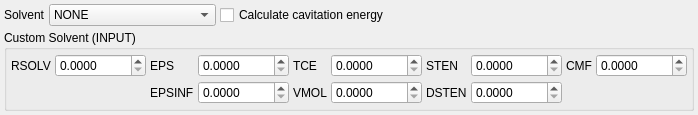
     <widget class="QWidget" name="PCMTab">
      <attribute name="title">
       <string>$PCM</string>
      </attribute>
      <layout class="QVBoxLayout" name="verticalLayout_3">
       <property name="spacing">
        <number>4</number>
       </property>
       <property name="leftMargin">
        <number>4</number>
       </property>
       <property name="topMargin">
        <number>4</number>
       </property>
       <property name="rightMargin">
        <number>4</number>
       </property>
       <property name="bottomMargin">
        <number>4</number>
       </property>
       <item>
        <layout class="QHBoxLayout" name="horizontalLayout_12">
         <item>
          <widget class="QLabel" name="label_47">
           <property name="sizePolicy">
            <sizepolicy hsizetype="Minimum" vsizetype="Preferred">
             <horstretch>0</horstretch>
             <verstretch>0</verstretch>
            </sizepolicy>
           </property>
           <property name="text">
            <string>Solvent</string>
           </property>
          </widget>
         </item>
         <item>
          <widget class="QComboBox" name="PCMSolventCombo">
           <item>
            <property name="text">
             <string>NONE</string>
            </property>
           </item>
           <item>
            <property name="text">
             <string>INPUT</string>
            </property>
           </item>
           <item>
            <property name="text">
             <string>WATER (H2O)</string>
            </property>
           </item>
           <item>
            <property name="text">
             <string>CH3OH</string>
            </property>
           </item>
           <item>
            <property name="text">
             <string>CLFORM (CHCl3)</string>
            </property>
           </item>
           <item>
            <property name="text">
             <string>METHYCL (CH2Cl2)</string>
            </property>
           </item>
           <item>
            <property name="text">
             <string>BENZENE (C6H6)</string>
            </property>
           </item>
           <item>
            <property name="text">
             <string>CLBENZ (C6H5Cl)</string>
            </property>
           </item>
           <item>
            <property name="text">
             <string>NEPTANE (C7H16)</string>
            </property>
           </item>
           <item>
            <property name="text">
             <string>ANILINE (C6H5NH2)</string>
            </property>
           </item>
           <item>
            <property name="text">
             <string>C2H5OH</string>
            </property>
           </item>
           <item>
            <property name="text">
             <string>CTCL (CCl4)</string>
            </property>
           </item>
           <item>
            <property name="text">
             <string>12DCLET (C2H4Cl2)</string>
            </property>
           </item>
           <item>
            <property name="text">
             <string>TOLUENE (C6H5CH3)</string>
            </property>
           </item>
           <item>
            <property name="text">
             <string>NITMET (CH3NO2)</string>
            </property>
           </item>
           <item>
            <property name="text">
             <string>CYCHEX (C6H12)</string>
            </property>
           </item>
           <item>
            <property name="text">
             <string>ACETONE (CH3COCH3)</string>
            </property>
           </item>
           <item>
            <property name="text">
             <string>THF</string>
            </property>
           </item>
           <item>
            <property name="text">
             <string>DMSO (DMETSOX)</string>
            </property>
           </item>
          </widget>
         </item>
         <item>
          <widget class="QCheckBox" name="PCMICAVCheck">
           <property name="sizePolicy">
            <sizepolicy hsizetype="Expanding" vsizetype="Fixed">
             <horstretch>0</horstretch>
             <verstretch>0</verstretch>
            </sizepolicy>
           </property>
           <property name="text">
            <string>Calculate cavitation energy</string>
           </property>
          </widget>
         </item>
        </layout>
       </item>
       <item>
        <widget class="QGroupBox" name="groupBox_6">
         <property name="title">
          <string>Custom Solvent (INPUT)</string>
         </property>
         <layout class="QGridLayout" name="gridLayout_5">
          <property name="leftMargin">
           <number>4</number>
          </property>
          <property name="topMargin">
           <number>4</number>
          </property>
          <property name="rightMargin">
           <number>4</number>
          </property>
          <property name="bottomMargin">
           <number>4</number>
          </property>
          <property name="spacing">
           <number>4</number>
          </property>
          <item row="1" column="5">
           <widget class="QDoubleSpinBox" name="PCMVMOLSpin">
            <property name="decimals">
             <number>4</number>
            </property>
            <property name="maximum">
             <double>10000.000000000000000</double>
            </property>
            <property name="singleStep">
             <double>0.100000000000000</double>
            </property>
           </widget>
          </item>
          <item row="0" column="5">
           <widget class="QDoubleSpinBox" name="PCMTCESpin">
            <property name="decimals">
             <number>4</number>
            </property>
            <property name="maximum">
             <double>10000.000000000000000</double>
            </property>
            <property name="singleStep">
             <double>0.100000000000000</double>
            </property>
           </widget>
          </item>
          <item row="0" column="4">
           <widget class="QLabel" name="label_63">
            <property name="sizePolicy">
             <sizepolicy hsizetype="Minimum" vsizetype="Preferred">
              <horstretch>0</horstretch>
              <verstretch>0</verstretch>
             </sizepolicy>
            </property>
            <property name="text">
             <string>TCE</string>
            </property>
           </widget>
          </item>
          <item row="0" column="1">
           <widget class="QDoubleSpinBox" name="PCMRSOLVSpin">
            <property name="decimals">
             <number>4</number>
            </property>
            <property name="maximum">
             <double>10000.000000000000000</double>
            </property>
            <property name="singleStep">
             <double>0.100000000000000</double>
            </property>
           </widget>
          </item>
          <item row="1" column="4">
           <widget class="QLabel" name="label_64">
            <property name="sizePolicy">
             <sizepolicy hsizetype="Minimum" vsizetype="Preferred">
              <horstretch>0</horstretch>
              <verstretch>0</verstretch>
             </sizepolicy>
            </property>
            <property name="text">
             <string>VMOL</string>
            </property>
           </widget>
          </item>
          <item row="0" column="8">
           <widget class="QLabel" name="label_67">
            <property name="sizePolicy">
             <sizepolicy hsizetype="Minimum" vsizetype="Preferred">
              <horstretch>0</horstretch>
              <verstretch>0</verstretch>
             </sizepolicy>
            </property>
            <property name="text">
             <string>CMF</string>
            </property>
           </widget>
          </item>
          <item row="1" column="3">
           <widget class="QDoubleSpinBox" name="PCMEPSINFSpin">
            <property name="decimals">
             <number>4</number>
            </property>
            <property name="maximum">
             <double>10000.000000000000000</double>
            </property>
            <property name="singleStep">
             <double>0.100000000000000</double>
            </property>
           </widget>
          </item>
          <item row="0" column="2">
           <widget class="QLabel" name="label_61">
            <property name="sizePolicy">
             <sizepolicy hsizetype="Minimum" vsizetype="Preferred">
              <horstretch>0</horstretch>
              <verstretch>0</verstretch>
             </sizepolicy>
            </property>
            <property name="text">
             <string>EPS</string>
            </property>
           </widget>
          </item>
          <item row="0" column="3">
           <widget class="QDoubleSpinBox" name="PCMEPSSpin">
            <property name="decimals">
             <number>4</number>
            </property>
            <property name="maximum">
             <double>10000.000000000000000</double>
            </property>
            <property name="singleStep">
             <double>0.100000000000000</double>
            </property>
           </widget>
          </item>
          <item row="0" column="0">
           <widget class="QLabel" name="label_60">
            <property name="sizePolicy">
             <sizepolicy hsizetype="Minimum" vsizetype="Preferred">
              <horstretch>0</horstretch>
              <verstretch>0</verstretch>
             </sizepolicy>
            </property>
            <property name="text">
             <string>RSOLV</string>
            </property>
           </widget>
          </item>
          <item row="1" column="2">
           <widget class="QLabel" name="label_62">
            <property name="sizePolicy">
             <sizepolicy hsizetype="Minimum" vsizetype="Preferred">
              <horstretch>0</horstretch>
              <verstretch>0</verstretch>
             </sizepolicy>
            </property>
            <property name="text">
             <string>EPSINF</string>
            </property>
           </widget>
          </item>
          <item row="0" column="7">
           <widget class="QDoubleSpinBox" name="PCMSTENSpin">
            <property name="decimals">
             <number>4</number>
            </property>
            <property name="maximum">
             <double>10000.000000000000000</double>
            </property>
            <property name="singleStep">
             <double>0.100000000000000</double>
            </property>
           </widget>
          </item>
          <item row="1" column="7">
           <widget class="QDoubleSpinBox" name="PCMDSTENSpin">
            <property name="decimals">
             <number>4</number>
            </property>
            <property name="maximum">
             <double>10000.000000000000000</double>
            </property>
            <property name="singleStep">
             <double>0.100000000000000</double>
            </property>
           </widget>
          </item>
          <item row="0" column="6">
           <widget class="QLabel" name="label_65">
            <property name="sizePolicy">
             <sizepolicy hsizetype="Minimum" vsizetype="Preferred">
              <horstretch>0</horstretch>
              <verstretch>0</verstretch>
             </sizepolicy>
            </property>
            <property name="text">
             <string>STEN</string>
            </property>
           </widget>
          </item>
          <item row="1" column="6">
           <widget class="QLabel" name="label_66">
            <property name="sizePolicy">
             <sizepolicy hsizetype="Minimum" vsizetype="Preferred">
              <horstretch>0</horstretch>
              <verstretch>0</verstretch>
             </sizepolicy>
            </property>
            <property name="text">
             <string>DSTEN</string>
            </property>
           </widget>
          </item>
          <item row="0" column="9">
           <widget class="QDoubleSpinBox" name="PCMCMFSpin">
            <property name="decimals">
             <number>4</number>
            </property>
            <property name="maximum">
             <double>10000.000000000000000</double>
            </property>
            <property name="singleStep">
             <double>0.100000000000000</double>
            </property>
           </widget>
          </item>
         </layout>
        </widget>
       </item>
      </layout>
     </widget>
